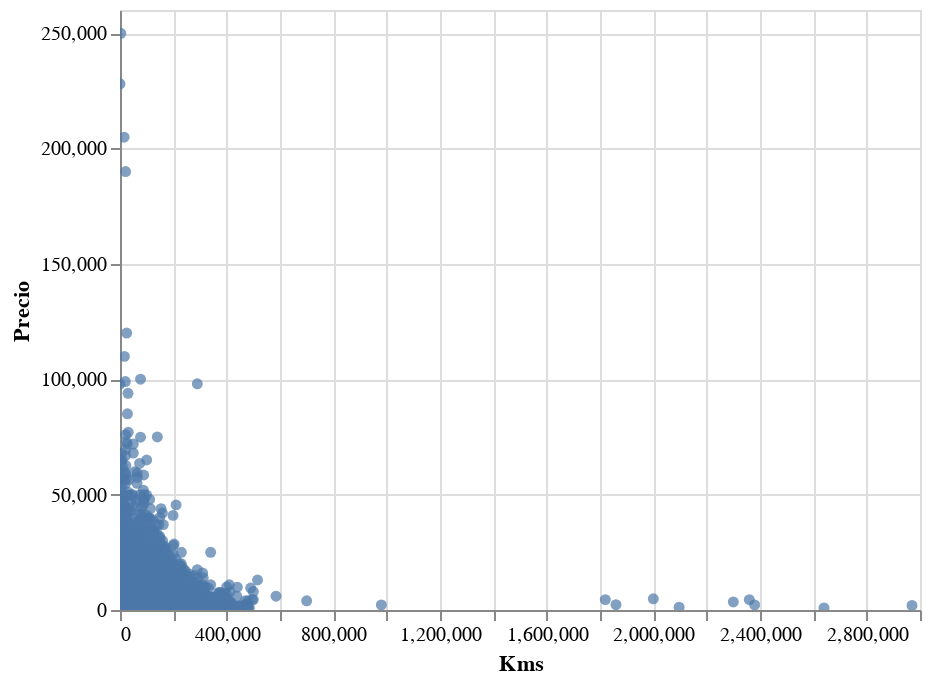

The notebook cell saved with this chart:
### Code cell
alt.Chart(train.sample(5000)).mark_circle().encode(
    x='Kms',
    y='Precio',
    #color='Origin',
    tooltip=['Marca', 'Modelo']
).interactive()

### Figure 1 — Vega-Lite specification as saved in the notebook (floating-point values rounded to 4 significant figures; data arrays with more than 128 entries replaced by an {"elided": "..."} marker saying what was removed)
{"config": {"view": {"continuousWidth": 400, "continuousHeight": 300}}, "data": {"name": "data-a28eadd676be15311391dd50cf50d811"}, "mark": "circle", "encoding": {"tooltip": [{"type": "nominal", "field": "Marca"}, {"type": "nominal", "field": "Modelo"}], "x": {"type": "quantitative", "field": "Kms"}, "y": {"type": "quantitative", "field": "Precio"}}, "selection": {"selector007": {"type": "interval", "bind": "scales", "encodings": ["x", "y"]}}, "$schema": "https://vega.github.io/schema/vega-lite/v4.0.0.json", "datasets": {"data-a28eadd676be15311391dd50cf50d811": {"elided": "5000 records"}}}
